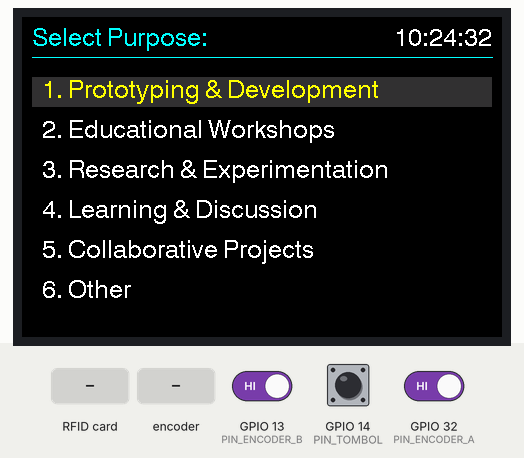
A program run on a simulated ESP32. On the bench: 480×320 colour display. The inputs (shaded band) are chosen by the test bench; at power-on: GPIO 14 (PIN_TOMBOL) HIGH, GPIO 13 (PIN_ENCODER_B) HIGH, GPIO 32 (PIN_ENCODER_A) HIGH. WiFi joins after 1.5 s; servers stay silent unless stated; the local clock reads 2024-03-15 10:24:30 at power-on unless the program sets it; what the program prints to the serial monitor is not drawn.

Above: at 3.0 s.
3.1 s: GPIO 14 (PIN_TOMBOL) pulled LOW for 0.15 s
At 4.0 s:
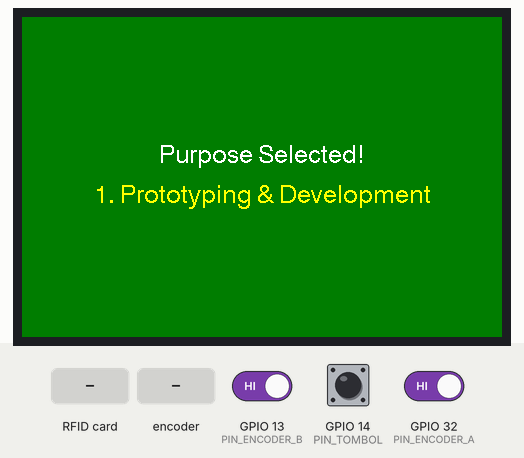
6.2 s: RFID card 5E 7A 19 C4 held to the reader
At 6.7 s:
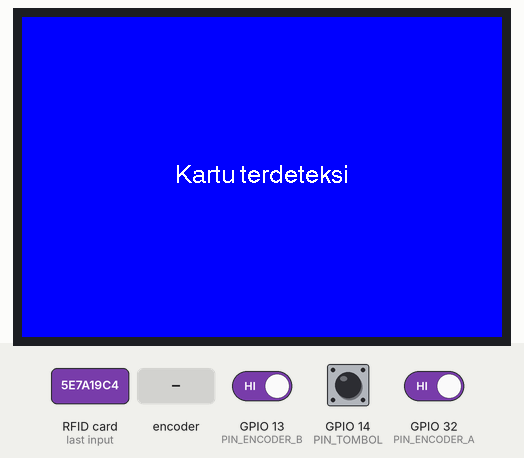
9.2 s: rotary encoder on GPIO 32 (PIN_ENCODER_A) / GPIO 13 (PIN_ENCODER_B) turned 3 steps (first pin leading)
At 10.8 s:
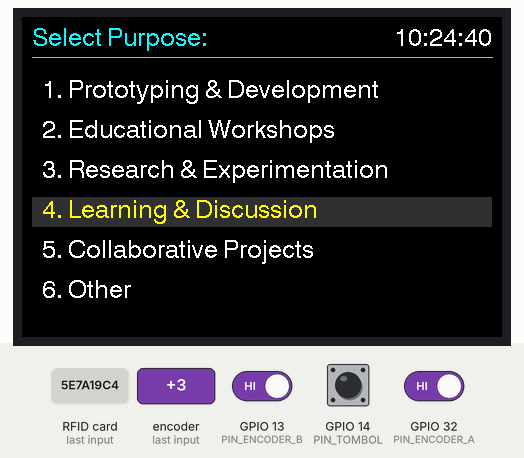
11.5 s: GPIO 14 (PIN_TOMBOL) pulled LOW for 1 s
At 12.8 s:
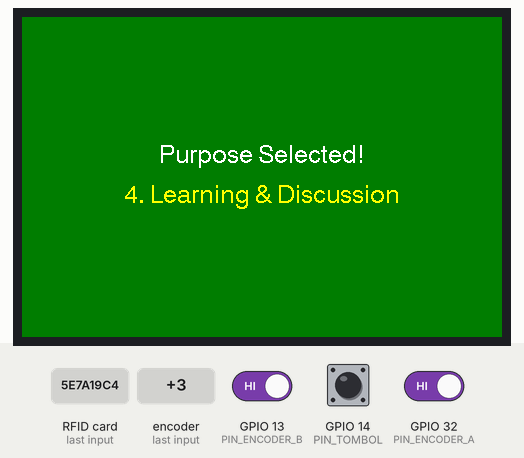
15.5 s: rotary encoder on GPIO 32 (PIN_ENCODER_A) / GPIO 13 (PIN_ENCODER_B) turned 3 steps (first pin leading)
At 16.8 s:
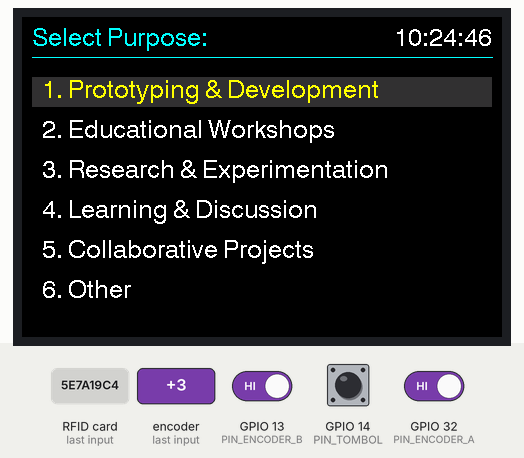
17.6 s: rotary encoder on GPIO 32 (PIN_ENCODER_A) / GPIO 13 (PIN_ENCODER_B) turned 3 steps (first pin leading)
At 21.4 s:
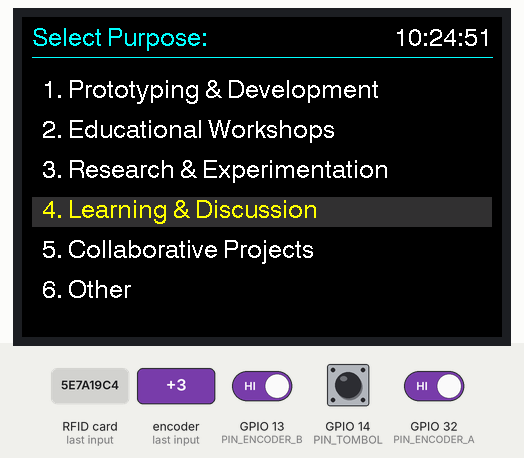
Timing chart, 0 to 22.2 s (numbered marks = the images above; inputs shaded):
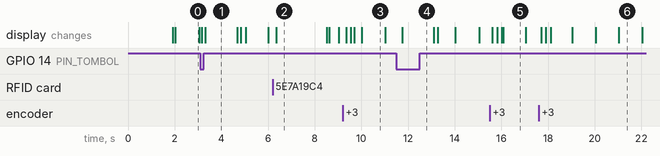

The program:

main.cpp
```cpp
#include <Arduino.h>
#include <TFT_eSPI.h>
#include <WiFi.h>
#include "time.h"

// --- Include Library untuk PN532 I2C ---
#include <Wire.h>
#include <Adafruit_PN532.h>

// --- Konfigurasi WiFi & Waktu (WIB) ---
const char* ssid       = "CEIOT";     // Ganti dengan nama WiFi Anda
const char* password   = "CE-1OT@!";  // Ganti dengan password WiFi
const char* ntpServer  = "pool.ntp.org";
const long  gmtOffset_sec = 7 * 3600; // Zona Waktu WIB (UTC+7)
const int   daylightOffset_sec = 0;

// --- Konfigurasi Pin Rotary Encoder ---
#define PIN_ENCODER_A 32  // DT  (Aman untuk upload)
#define PIN_ENCODER_B 13  // CLK
#define PIN_TOMBOL 14     // SW

// --- Konfigurasi Pin Dummy PN532 (Wajib untuk Constructor) ---
// Penggunaan aslinya diatur oleh pin default I2C ESP32 (SDA=21, SCL=22)
#define PN532_IRQ   2
#define PN532_RESET 3
Adafruit_PN532 nfc(PN532_IRQ, PN532_RESET);

TFT_eSPI tft = TFT_eSPI();

// --- Data Menu ---
const int JUMLAH_MENU = 6;
String menuItems[JUMLAH_MENU] = {
  "1. Prototyping & Development",
  "2. Educational Workshops",
  "3. Research & Experimentation",
  "4. Learning & Discussion",
  "5. Collaborative Projects",
  "6. Other"
};

// --- Variabel Global ---
volatile int indexMenu = 0;
volatile bool menuBerubah = true;
volatile unsigned long lastInterruptTime = 0;
int detikTerakhir = -1;

// --- Fungsi Interrupt Rotary Encoder ---
void IRAM_ATTR bacaEncoder() {
  unsigned long interruptTime = millis();

  if (interruptTime - lastInterruptTime > 50) {
    if (digitalRead(PIN_ENCODER_B) != digitalRead(PIN_ENCODER_A)) {
      indexMenu++;
      if (indexMenu >= JUMLAH_MENU) indexMenu = 0;
    } else {
      indexMenu--;
      if (indexMenu < 0) indexMenu = JUMLAH_MENU - 1;
    }
    menuBerubah = true;
  }
  lastInterruptTime = interruptTime;
}

// --- Fungsi Menggambar Layar Jam ---
void tampilkanJam() {
  struct tm timeinfo;
  if (!getLocalTime(&timeinfo)) {
    return;
  }

  if (timeinfo.tm_sec != detikTerakhir) {
    char bufferJam[10];
    strftime(bufferJam, sizeof(bufferJam), "%H:%M:%S", &timeinfo);

    tft.setTextFont(4);
    tft.setTextDatum(TR_DATUM);
    tft.setTextColor(TFT_WHITE, TFT_BLACK);
    tft.drawString(bufferJam, tft.width() - 10, 10);

    detikTerakhir = timeinfo.tm_sec;
  }
}

// --- Fungsi Menggambar Menu ---
void gambarMenu() {
  int x = 20;
  int yAwal = 60;
  int jarakY = 40;

  tft.setTextDatum(ML_DATUM);
  tft.setTextFont(4);

  for (int i = 0; i < JUMLAH_MENU; i++) {
    int yKotak = yAwal + (i * jarakY);
    int yTeks = yKotak + 15;

    if (i == indexMenu) {
      tft.fillRect(10, yKotak, tft.width() - 20, 30, tft.color565(50, 50, 50));
      tft.setTextColor(TFT_YELLOW);
    } else {
      tft.fillRect(10, yKotak, tft.width() - 20, 30, TFT_BLACK);
      tft.setTextColor(TFT_WHITE);
    }
    tft.drawString(menuItems[i], x, yTeks);
  }
}

// --- Fungsi Recovery Tampilan (Untuk mengembalikan elemen UI atas) ---
void gambarHeader() {
  tft.fillScreen(TFT_BLACK);
  tft.setTextFont(4);
  tft.setTextColor(TFT_CYAN, TFT_BLACK);
  tft.setTextDatum(TL_DATUM);
  tft.drawString("Select Purpose:", 10, 10);
  tft.drawLine(10, 40, tft.width() - 10, 40, TFT_CYAN);
  detikTerakhir = -1; // Memaksa jam tergambar ulang di loop
  menuBerubah = true; // Memaksa menu tergambar ulang
}

void setup() {
  Serial.begin(115200);

    // --- Inisialisasi PN532 (I2C) ---
  nfc.begin();
  uint32_t versiondata = nfc.getFirmwareVersion();
  if (!versiondata) {
    Serial.println("PN532 tidak ditemukan. Periksa kabel!");
  } else {
    Serial.print("Ditemukan chip PN5"); Serial.println((versiondata >> 24) & 0xFF, HEX);
    nfc.SAMConfig(); // Setup PN532 untuk membaca kartu
    Serial.println("Sistem PN532 Siap. Menunggu kartu...");
  }

  // --- Inisialisasi Layar ---
  tft.init();
  tft.setRotation(1);
  gambarHeader();

  tft.setTextDatum(TR_DATUM);
  tft.setTextColor(TFT_DARKGREY, TFT_BLACK);
  tft.drawString("WiFi..", tft.width() - 10, 10);

  // --- Mulai koneksi WiFi ---
  WiFi.begin(ssid, password);
  int attempts = 0;
  while (WiFi.status() != WL_CONNECTED && attempts < 10) {
    delay(500);
    Serial.print(".");
    attempts++;
  }

  if (WiFi.status() == WL_CONNECTED) {
    Serial.println("\nWiFi Terhubung!");
    configTime(gmtOffset_sec, daylightOffset_sec, ntpServer);
  } else {
    tft.fillRect(tft.width() - 100, 0, 100, 30, TFT_BLACK);
  }

  // --- Konfigurasi Pin Encoder ---
  pinMode(PIN_ENCODER_A, INPUT_PULLUP);
  pinMode(PIN_ENCODER_B, INPUT_PULLUP);
  pinMode(PIN_TOMBOL, INPUT_PULLUP);

  attachInterrupt(digitalPinToInterrupt(PIN_ENCODER_A), bacaEncoder, FALLING);
  Serial.println("Sistem Siap! Coba putar encoder.");
}

void loop() {
  // Update Jam dan Menu di Layar
  tampilkanJam();

  if (menuBerubah) {
    gambarMenu();
    menuBerubah = false;
  }

  // --- 1. Cek tombol Rotary ditekan ---
  if (digitalRead(PIN_TOMBOL) == LOW) {
    delay(50);
    if (digitalRead(PIN_TOMBOL) == LOW) {
      Serial.print("Purpose dipilih: ");
      Serial.println(menuItems[indexMenu]);

      tft.fillScreen(TFT_DARKGREEN);
      tft.setTextColor(TFT_WHITE);
      tft.setTextDatum(MC_DATUM);
      tft.drawString("Purpose Selected!", tft.width()/2, tft.height()/2 - 20);
      tft.setTextColor(TFT_YELLOW);
      tft.drawString(menuItems[indexMenu], tft.width()/2, tft.height()/2 + 20);

      delay(1200);
      gambarHeader();
      while(digitalRead(PIN_TOMBOL) == LOW);
    }
  }

  // --- 2. Cek Deteksi Kartu RFID ---
  uint8_t uid[] = { 0, 0, 0, 0, 0, 0, 0 };  // Buffer penyimpan UID
  uint8_t uidLength;                        // Panjang UID

  // Coba mendeteksi kartu (Pakai timeout 50ms agar looping jam & menu tidak macet)
  bool success = nfc.readPassiveTargetID(PN532_MIFARE_ISO14443A, uid, &uidLength, 50);

  if (success) {
    Serial.println("Kartu RFID Terdeteksi!");

    // Menampilkan tulisan "Kartu terdeteksi" di layar
    tft.fillScreen(TFT_BLUE);
    tft.setTextColor(TFT_WHITE);
    tft.setTextDatum(MC_DATUM);
    tft.drawString("Kartu terdeteksi", tft.width()/2, tft.height()/2);

    delay(2000); // Tahan tampilan selama 2 detik sebelum kembali ke menu
    gambarHeader();
  }
}
```

Measured:
- after the input at 3.1 s, the display: first changes after 0.05 s (image 1 shows a later state)
- after the input at 6.2 s, the display: changes after 0.16 s (image 2)
- after the input at 9.2 s, the display: first changes after 0.15 s (image 3 shows a later state)
- after the input at 11.5 s, the display: changes after 0.25 s (image 4)
- after the input at 15.5 s, the display: first changes after 0.11 s (image 5 shows a later state)
- after the input at 17.6 s, the display: first changes after 0.11 s (image 6 shows a later state)
- what the display in image 1 shows lasts 1.4 s, from 3.3 s to 4.7 s
